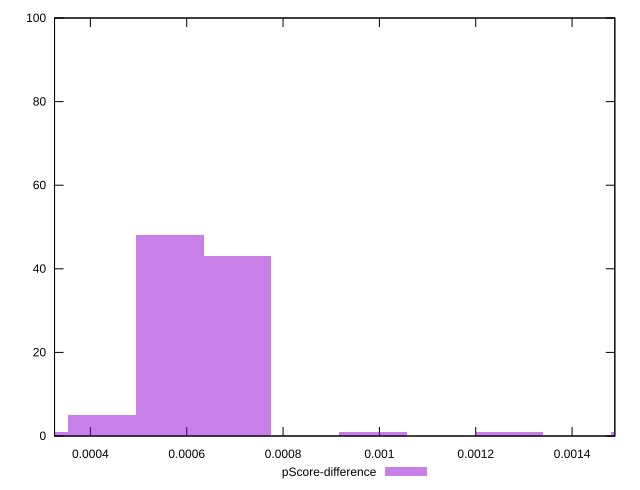

This chart was generated by the following gnuplot code:
reset

$pScoreDifference <<EOF
0.000282161861479656 1
0.000564323722959312 48
0.000423242792219484 5
0.00070540465369914 43
0.000987566515178796 1
0.001551890238138108 1
0.0012697283766584522 1
EOF

set key outside below
set boxwidth 0.000141080930739828
set xrange [0.00032556475434974974:0.001488782695155788]
set yrange [0:100]
set trange [0:100]
set style fill transparent solid 0.5 noborder
set terminal svg size 640, 490 enhanced background rgb 'white'
set output "report_00009_2021-02-08T22-37-41.559Z/largest-contentful-paint/samples/pages+cached/pScore-difference/histogram.svg"

plot $pScoreDifference title "pScore-difference" with boxes

reset
